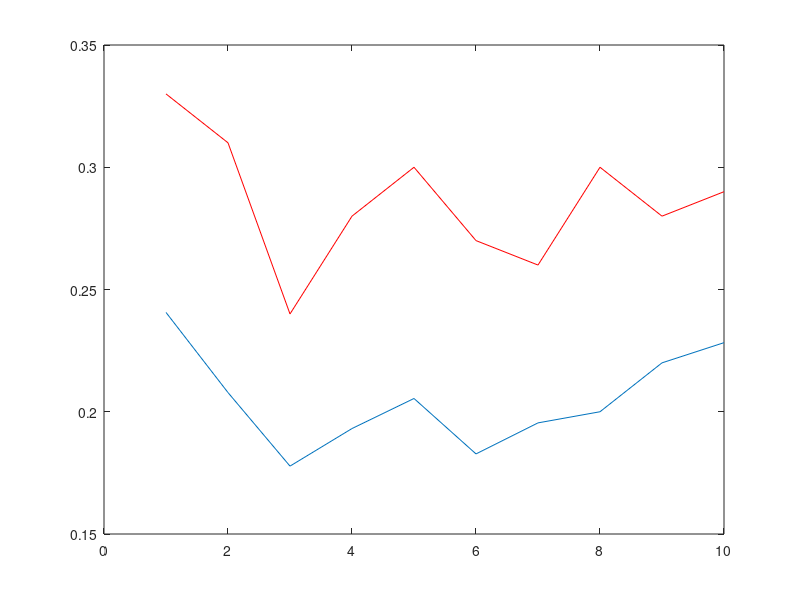

This figure's MATLAB source:
clear all; close all;
Origin = [0.2800 0.0369];
GenError = [0.3300 0.0579
            0.3100 0.0432
            0.2400 0.0316
            0.2800 0.0373
            0.3000 0.0422
            0.2700 0.0334
            0.2600 0.0382
            0.3000 0.0400
            0.2800 0.0484
            0.2900 0.0521];
        
figure;
plot(1:10,GenError(:,1),'r'); hold on;
plot(1:10,sqrt(GenError(:,2))); hold on;
